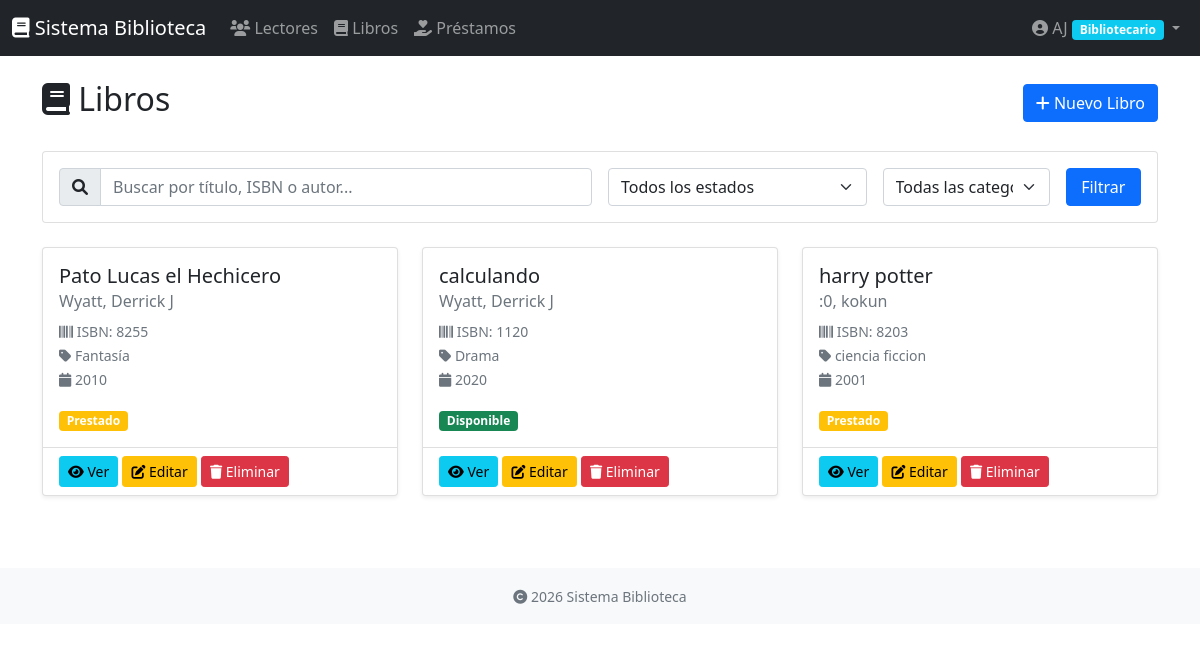
The page /libros/ (signed in) on the database its author committed.
### usuarios/models.py (models this page shows, shortened)
class Perfil(models.Model):
    ROLES = (
        ('admin', 'Administrador'),
        ('bibliotecario', 'Bibliotecario'),
    )
    usuario = models.OneToOneField(User, on_delete=models.CASCADE, related_name='perfil')
    rol = models.CharField(max_length=20, choices=ROLES, default='bibliotecario')
    telefono = models.CharField(max_length=15, blank=True)
    direccion = models.TextField(blank=True)
    fecha_registro = models.DateTimeField(auto_now_add=True)

### libros/models.py (models this page shows, shortened)
class Libro(models.Model):
    ESTADO_CHOICES = (
        ('disponible', 'Disponible'),
        ('prestado', 'Prestado'),
        ('en_reparacion', 'En Reparación'),
        ('perdido', 'Perdido'),
    )
    titulo = models.CharField(max_length=200)
    autores = models.ManyToManyField(Autor, related_name='libros')
    isbn = models.CharField('ISBN', max_length=13, unique=True)
    categoria = models.ForeignKey(Categoria, on_delete=models.SET_NULL, null=True, related_name='libros')
    editorial = models.CharField(max_length=200, blank=True)
    anio_publicacion = models.IntegerField(
        validators=[MinValueValidator(1900), MaxValueValidator(2100)]
    )
    edicion = models.CharField(max_length=50, blank=True)
    descripcion = models.TextField(blank=True)
    estado = models.CharField(max_length=20, choices=ESTADO_CHOICES, default='disponible')
    ubicacion = models.CharField('Estante/Ubicación', max_length=50, blank=True)
    fecha_registro = models.DateTimeField(auto_now_add=True)
    fecha_actualizacion = models.DateTimeField(auto_now=True)
    class Meta:
        ordering = ['titulo']
        verbose_name = "Libro"
        verbose_name_plural = "Libros"
    def autores_lista(self):
        return ", ".join([str(autor) for autor in self.autores.all()])
    autores_lista.short_description = "Autores"

class Autor(models.Model):
    nombre = models.CharField(max_length=100)
    apellidos = models.CharField(max_length=100)
    nacionalidad = models.CharField(max_length=100, blank=True)
    fecha_nacimiento = models.DateField(null=True, blank=True)
    biografia = models.TextField(blank=True)
    class Meta:
        ordering = ['apellidos', 'nombre']
        verbose_name = "Autor"
        verbose_name_plural = "Autores"
    def __str__(self):
        return f"{self.apellidos}, {self.nombre}"

class Categoria(models.Model):
    nombre = models.CharField(max_length=100, unique=True)
    descripcion = models.TextField(blank=True)
    class Meta:
        verbose_name = "Categoría"
        verbose_name_plural = "Categorías"
        ordering = ['nombre']
    def __str__(self):
        return self.nombre

### libros/views.py (the view, shortened to what this page needs)
# urls.py: path('', views.lista_libros, name='lista_libros'),
@login_required
def lista_libros(request):
    query = request.GET.get('q', '')
    estado = request.GET.get('estado', '')
    categoria = request.GET.get('categoria', '')
    libros = Libro.objects.all()
    if estado:
        libros = libros.filter(estado=estado)
    if categoria:
        libros = libros.filter(categoria_id=categoria)
    context = {
        'libros': libros,
        'query': query,
        'estado_seleccionado': estado,
        'categoria_seleccionada': categoria,
        'estados': Libro.ESTADO_CHOICES,
        'categorias': Categoria.objects.all(),
    }
    return render(request, 'libros/lista_libros.html', context)

### templates/libros/lista_libros.html (shortened to what this page needs)
{% extends 'base.html' %}
{% block content %}
<div class="d-flex justify-content-between align-items-center mb-4">
    <h2><i class="fas fa-book"></i> Libros</h2>
    {% if user.perfil.rol == 'bibliotecario' or user.perfil.rol == 'admin' %}
    <a href="{% url 'crear_libro' %}" class="btn btn-primary">
        <i class="fas fa-plus"></i> Nuevo Libro
    </a>
    {% endif %}
</div>
<div class="card mb-4">
    <div class="card-body">
        <form method="get" class="row g-3">
            <div class="col-md-6">
                <div class="input-group">
                    <span class="input-group-text"><i class="fas fa-search"></i></span>
                    <input type="text" name="q" class="form-control" placeholder="Buscar por título, ISBN o autor..." value="{{ query }}">
                </div>
            </div>
            <div class="col-md-3">
                <select name="estado" class="form-select">
                    <option value="">Todos los estados</option>
                </select>
            </div>
            <div class="col-md-2">
                <select name="categoria" class="form-select">
                    <option value="">Todas las categorías</option>
                </select>
            </div>
            <div class="col-md-1">
                <button type="submit" class="btn btn-primary w-100">Filtrar</button>
            </div>
        </form>
    </div>
</div>
<div class="row">
    {% for libro in libros %}
    <div class="col-md-6 col-lg-4 mb-4">
        <div class="card h-100 shadow-sm">
            <div class="card-body">
                <h5 class="card-title">{{ libro.titulo }}</h5>
                <h6 class="card-subtitle mb-2 text-muted">
                    {{ libro.autores_lista|truncatechars:40 }}
                </h6>
                <p class="card-text">
                    <small class="text-muted">
                        <i class="fas fa-barcode"></i> ISBN: {{ libro.isbn }}<br>
                        <i class="fas fa-tag"></i> {{ libro.categoria|default:"Sin categoría" }}<br>
                        <i class="fas fa-calendar"></i> {{ libro.anio_publicacion }}
                    </small>
                </p>
                <span class="badge
                    {% if libro.estado == 'disponible' %}bg-success
                    {% elif libro.estado == 'prestado' %}bg-warning
                    {% elif libro.estado == 'en_reparacion' %}bg-info
                    {% else %}bg-secondary{% endif %}">
                    {{ libro.get_estado_display }}
                </span>
            </div>
            <div class="card-footer bg-transparent">
                <a href="{% url 'detalle_libro' libro.pk %}" class="btn btn-sm btn-info">
                    <i class="fas fa-eye"></i> Ver
                </a>
                {% if user.perfil.rol == 'bibliotecario' or user.perfil.rol == 'admin' %}
                <a href="{% url 'editar_libro' libro.pk %}" class="btn btn-sm btn-warning">
                    <i class="fas fa-edit"></i> Editar
                </a>
                <a href="{% url 'eliminar_libro' libro.pk %}" class="btn btn-sm btn-danger">
                    <i class="fas fa-trash"></i> Eliminar
                </a>
                {% endif %}
            </div>
        </div>
    </div>
    {% empty %}
    <div class="col-12">
        <div class="alert alert-info">
            <i class="fas fa-info-circle"></i> No se encontraron libros.
        </div>
    </div>
    {% endfor %}
</div>
{% endblock %}

### templates/base.html (shortened to what this page needs)
<!DOCTYPE html>
<html lang="es">
<head>
    <link href="https://cdn.jsdelivr.net/npm/bootstrap@5.1.3/dist/css/bootstrap.min.css" rel="stylesheet">
    <link rel="stylesheet" href="https://cdnjs.cloudflare.com/ajax/libs/font-awesome/6.0.0/css/all.min.css">
</head>
<body>
    <nav class="navbar navbar-expand-lg navbar-dark bg-dark">
        <div class="container-fluid">
            <a class="navbar-brand" href="{% url 'dashboard' %}">
                <i class="fas fa-book"></i> Sistema Biblioteca
            </a>
            {% if user.is_authenticated %}
            <div class="collapse navbar-collapse" id="navbarNav">
                <ul class="navbar-nav me-auto">
                    <li class="nav-item">
                        <a class="nav-link" href="{% url 'lista_lectores' %}">
                            <i class="fas fa-users"></i> Lectores
                        </a>
                    </li>
                    <li class="nav-item">
                        <a class="nav-link" href="{% url 'lista_libros' %}">
                            <i class="fas fa-book"></i> Libros
                        </a>
                    </li>
                    <li class="nav-item">
                        <a class="nav-link" href="{% url 'lista_prestamos' %}">
                            <i class="fas fa-hand-holding-heart"></i> Préstamos
                        </a>
                    </li>
                </ul>
                <ul class="navbar-nav">
                    <li class="nav-item dropdown">
                        <a class="nav-link dropdown-toggle" href="#" data-bs-toggle="dropdown">
                            <i class="fas fa-user-circle"></i>
                            {{ user.get_full_name|default:user.username }}
                            <span class="badge {% if user.perfil.rol == 'admin' %}bg-danger{% else %}bg-info{% endif %}">
                                {{ user.perfil.get_rol_display }}
                            </span>
                        </a>
                    </li>
                </ul>
            </div>
            {% endif %}
        </div>
    </nav>
    <main class="container mt-4">
        {% block content %}
        {% endblock %}
    </main>
    <footer class="bg-light text-center text-muted py-3 mt-5">
        <div class="container">
            <small>
                <i class="fas fa-copyright"></i> {% now "Y" %} Sistema Biblioteca
            </small>
        </div>
    </footer>
</body>
</html>

### rows shown on the page
Libro: titulo "Pato Lucas el Hechicero", autores_lista "Wyatt, Derrick J", isbn "8255", categoria "Fantasía", anio_publicacion "2010", estado "Prestado"
Libro: titulo "calculando", autores_lista "Wyatt, Derrick J", isbn "1120", categoria "Drama", anio_publicacion "2020", estado "Disponible"
Libro: titulo "harry potter", autores_lista ":0, kokun", isbn "8203", categoria "ciencia ficcion", anio_publicacion "2001", estado "Prestado"

### other values the page prints
{{ user.get_full_name|default:user.username }} "AJ"
{{ user.perfil.get_rol_display }} "Bibliotecario"
